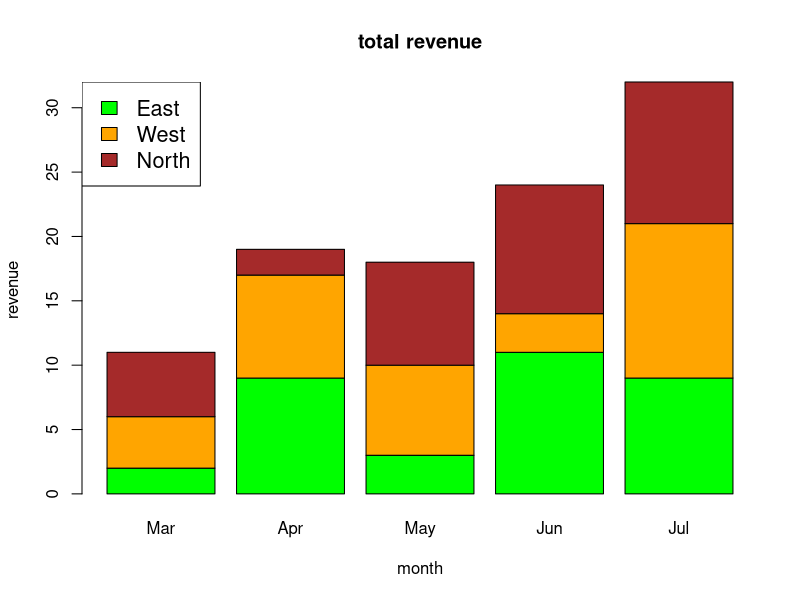

Source code (R):
colors <- c("Green","Orange","Brown")
months <- c("Mar","Apr","May","Jun","Jul")
region <- c("East","West","North")
values<-matrix(c(2,9,3,11,9,4,8,7,3,12,5,2,8,10,11),nrow = 3, ncol = 5, byrow = "True")
#bar chart
barplot(values, main = "total revenue", names.arg = months, xlab = "month", ylab = "revenue",
        col = colors)
#legend to chart
legend("topleft", region, cex = 1.3, fill = colors)